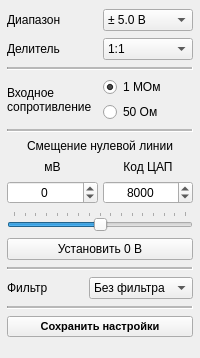
<?xml version="1.0" encoding="UTF-8"?>
<ui version="4.0">
 <class>ChanForm</class>
 <widget class="QWidget" name="ChanForm">
  <property name="geometry">
   <rect>
    <x>0</x>
    <y>0</y>
    <width>200</width>
    <height>358</height>
   </rect>
  </property>
  <property name="sizePolicy">
   <sizepolicy hsizetype="Fixed" vsizetype="Fixed">
    <horstretch>0</horstretch>
    <verstretch>0</verstretch>
   </sizepolicy>
  </property>
  <property name="maximumSize">
   <size>
    <width>200</width>
    <height>360</height>
   </size>
  </property>
  <property name="windowTitle">
   <string>Channel</string>
  </property>
  <layout class="QVBoxLayout" name="verticalLayout_2">
   <property name="spacing">
    <number>5</number>
   </property>
   <property name="leftMargin">
    <number>7</number>
   </property>
   <property name="topMargin">
    <number>7</number>
   </property>
   <property name="rightMargin">
    <number>7</number>
   </property>
   <property name="bottomMargin">
    <number>7</number>
   </property>
   <item>
    <layout class="QHBoxLayout" name="horizontalLayout_2">
     <item>
      <widget class="QLabel" name="label_3">
       <property name="text">
        <string>Диапазон</string>
       </property>
      </widget>
     </item>
     <item>
      <widget class="QComboBox" name="comboBox_range">
       <item>
        <property name="text">
         <string>± 5.0 В</string>
        </property>
       </item>
       <item>
        <property name="text">
         <string>± 2.5 В</string>
        </property>
       </item>
       <item>
        <property name="text">
         <string>± 1.0 В</string>
        </property>
       </item>
       <item>
        <property name="text">
         <string>± 0.5 В</string>
        </property>
       </item>
       <item>
        <property name="text">
         <string>± 0.1 В</string>
        </property>
       </item>
      </widget>
     </item>
    </layout>
   </item>
   <item>
    <layout class="QHBoxLayout" name="horizontalLayout_6">
     <item>
      <widget class="QLabel" name="label_7">
       <property name="text">
        <string>Делитель</string>
       </property>
      </widget>
     </item>
     <item>
      <widget class="QComboBox" name="comboBox_divider">
       <item>
        <property name="text">
         <string>1:1</string>
        </property>
       </item>
       <item>
        <property name="text">
         <string>1:10</string>
        </property>
       </item>
      </widget>
     </item>
    </layout>
   </item>
   <item>
    <widget class="Line" name="line_3">
     <property name="midLineWidth">
      <number>2</number>
     </property>
     <property name="orientation">
      <enum>Qt::Horizontal</enum>
     </property>
    </widget>
   </item>
   <item>
    <layout class="QHBoxLayout" name="horizontalLayout">
     <item>
      <widget class="QLabel" name="label">
       <property name="text">
        <string>Входное
сопротивление</string>
       </property>
      </widget>
     </item>
     <item>
      <layout class="QVBoxLayout" name="verticalLayout">
       <item>
        <widget class="QRadioButton" name="radio_1MOm">
         <property name="text">
          <string>1 МОм</string>
         </property>
         <property name="checked">
          <bool>true</bool>
         </property>
         <attribute name="buttonGroup">
          <string notr="true">buttonGroup</string>
         </attribute>
        </widget>
       </item>
       <item>
        <widget class="QRadioButton" name="radio_50Om">
         <property name="text">
          <string>50 Ом</string>
         </property>
         <property name="checked">
          <bool>false</bool>
         </property>
         <attribute name="buttonGroup">
          <string notr="true">buttonGroup</string>
         </attribute>
        </widget>
       </item>
      </layout>
     </item>
    </layout>
   </item>
   <item>
    <widget class="Line" name="line_2">
     <property name="midLineWidth">
      <number>2</number>
     </property>
     <property name="orientation">
      <enum>Qt::Horizontal</enum>
     </property>
    </widget>
   </item>
   <item>
    <widget class="QLabel" name="label_2">
     <property name="sizePolicy">
      <sizepolicy hsizetype="Preferred" vsizetype="Fixed">
       <horstretch>0</horstretch>
       <verstretch>0</verstretch>
      </sizepolicy>
     </property>
     <property name="text">
      <string>Смещение нулевой линии</string>
     </property>
     <property name="alignment">
      <set>Qt::AlignCenter</set>
     </property>
    </widget>
   </item>
   <item>
    <layout class="QHBoxLayout" name="horizontalLayout_5">
     <item>
      <widget class="QLabel" name="label_5">
       <property name="sizePolicy">
        <sizepolicy hsizetype="Preferred" vsizetype="Fixed">
         <horstretch>0</horstretch>
         <verstretch>0</verstretch>
        </sizepolicy>
       </property>
       <property name="text">
        <string>мВ</string>
       </property>
       <property name="alignment">
        <set>Qt::AlignCenter</set>
       </property>
      </widget>
     </item>
     <item>
      <widget class="QLabel" name="label_4">
       <property name="sizePolicy">
        <sizepolicy hsizetype="Preferred" vsizetype="Fixed">
         <horstretch>0</horstretch>
         <verstretch>0</verstretch>
        </sizepolicy>
       </property>
       <property name="text">
        <string>Код ЦАП</string>
       </property>
       <property name="alignment">
        <set>Qt::AlignCenter</set>
       </property>
      </widget>
     </item>
    </layout>
   </item>
   <item>
    <layout class="QHBoxLayout" name="horizontalLayout_4">
     <item>
      <widget class="QDoubleSpinBox" name="DAC_mvSpin">
       <property name="sizePolicy">
        <sizepolicy hsizetype="Expanding" vsizetype="Fixed">
         <horstretch>0</horstretch>
         <verstretch>0</verstretch>
        </sizepolicy>
       </property>
       <property name="alignment">
        <set>Qt::AlignCenter</set>
       </property>
       <property name="correctionMode">
        <enum>QAbstractSpinBox::CorrectToNearestValue</enum>
       </property>
       <property name="decimals">
        <number>0</number>
       </property>
       <property name="minimum">
        <double>-2560.000000000000000</double>
       </property>
       <property name="maximum">
        <double>2560.000000000000000</double>
       </property>
      </widget>
     </item>
     <item>
      <widget class="QSpinBox" name="DAC_codeSpin">
       <property name="sizePolicy">
        <sizepolicy hsizetype="Expanding" vsizetype="Fixed">
         <horstretch>0</horstretch>
         <verstretch>0</verstretch>
        </sizepolicy>
       </property>
       <property name="alignment">
        <set>Qt::AlignCenter</set>
       </property>
       <property name="correctionMode">
        <enum>QAbstractSpinBox::CorrectToNearestValue</enum>
       </property>
       <property name="maximum">
        <number>65535</number>
       </property>
       <property name="value">
        <number>32768</number>
       </property>
       <property name="displayIntegerBase">
        <number>16</number>
       </property>
      </widget>
     </item>
    </layout>
   </item>
   <item>
    <widget class="QSlider" name="DAC_slider">
     <property name="maximum">
      <number>65535</number>
     </property>
     <property name="value">
      <number>32768</number>
     </property>
     <property name="tracking">
      <bool>true</bool>
     </property>
     <property name="orientation">
      <enum>Qt::Horizontal</enum>
     </property>
     <property name="tickPosition">
      <enum>QSlider::TicksAbove</enum>
     </property>
     <property name="tickInterval">
      <number>4096</number>
     </property>
    </widget>
   </item>
   <item>
    <widget class="QPushButton" name="btn_DAC_setZero">
     <property name="text">
      <string>Установить 0 В</string>
     </property>
    </widget>
   </item>
   <item>
    <widget class="Line" name="line">
     <property name="midLineWidth">
      <number>2</number>
     </property>
     <property name="orientation">
      <enum>Qt::Horizontal</enum>
     </property>
    </widget>
   </item>
   <item>
    <layout class="QHBoxLayout" name="horizontalLayout_3">
     <item>
      <widget class="QLabel" name="label_6">
       <property name="text">
        <string>Фильтр</string>
       </property>
      </widget>
     </item>
     <item>
      <widget class="QComboBox" name="comboBox_filter">
       <item>
        <property name="text">
         <string>Без фильтра</string>
        </property>
       </item>
       <item>
        <property name="text">
         <string>750 МГц</string>
        </property>
       </item>
       <item>
        <property name="text">
         <string>200 МГц</string>
        </property>
       </item>
       <item>
        <property name="text">
         <string>100 МГц</string>
        </property>
       </item>
      </widget>
     </item>
    </layout>
   </item>
   <item>
    <widget class="Line" name="line_4">
     <property name="midLineWidth">
      <number>2</number>
     </property>
     <property name="orientation">
      <enum>Qt::Horizontal</enum>
     </property>
    </widget>
   </item>
   <item>
    <widget class="QPushButton" name="btn_saveSettings">
     <property name="font">
      <font>
       <pointsize>8</pointsize>
       <weight>75</weight>
       <italic>false</italic>
       <bold>true</bold>
       <underline>false</underline>
       <kerning>true</kerning>
      </font>
     </property>
     <property name="text">
      <string>Сохранить настройки</string>
     </property>
    </widget>
   </item>
  </layout>
 </widget>
 <resources/>
 <connections/>
 <buttongroups>
  <buttongroup name="buttonGroup"/>
 </buttongroups>
</ui>
